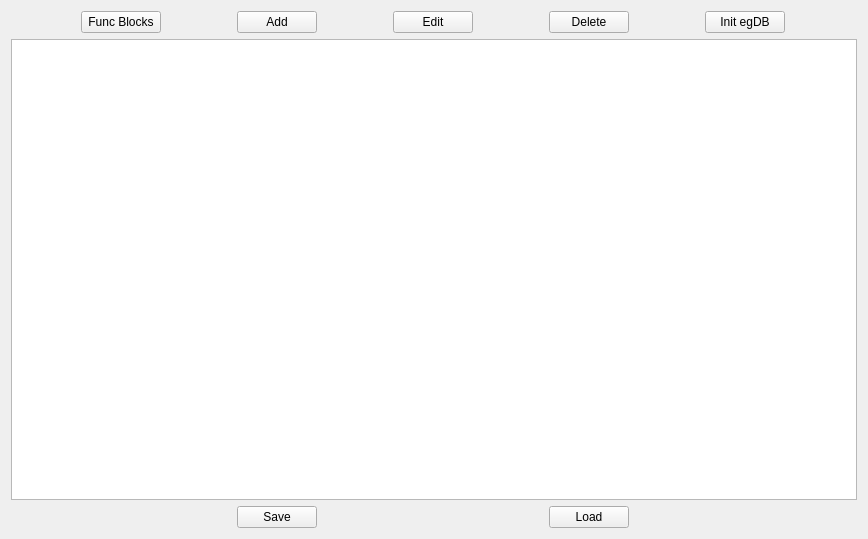
<?xml version="1.0" encoding="UTF-8"?>
<ui version="4.0">
 <class>References</class>
 <widget class="QWidget" name="References">
  <property name="geometry">
   <rect>
    <x>0</x>
    <y>0</y>
    <width>868</width>
    <height>539</height>
   </rect>
  </property>
  <property name="windowTitle">
   <string>Form</string>
  </property>
  <layout class="QVBoxLayout" name="verticalLayout">
   <item>
    <layout class="QHBoxLayout" name="horizontalLayout">
     <item>
      <widget class="QPushButton" name="addButton">
       <property name="sizePolicy">
        <sizepolicy hsizetype="Fixed" vsizetype="Fixed">
         <horstretch>0</horstretch>
         <verstretch>0</verstretch>
        </sizepolicy>
       </property>
       <property name="text">
        <string>Func Blocks</string>
       </property>
      </widget>
     </item>
     <item>
      <widget class="QPushButton" name="addProjectButton">
       <property name="sizePolicy">
        <sizepolicy hsizetype="Fixed" vsizetype="Fixed">
         <horstretch>0</horstretch>
         <verstretch>0</verstretch>
        </sizepolicy>
       </property>
       <property name="text">
        <string>Add</string>
       </property>
      </widget>
     </item>
     <item>
      <widget class="QPushButton" name="editProjectButton">
       <property name="sizePolicy">
        <sizepolicy hsizetype="Fixed" vsizetype="Fixed">
         <horstretch>0</horstretch>
         <verstretch>0</verstretch>
        </sizepolicy>
       </property>
       <property name="text">
        <string>Edit</string>
       </property>
      </widget>
     </item>
     <item>
      <widget class="QPushButton" name="deleteButton">
       <property name="sizePolicy">
        <sizepolicy hsizetype="Fixed" vsizetype="Fixed">
         <horstretch>0</horstretch>
         <verstretch>0</verstretch>
        </sizepolicy>
       </property>
       <property name="text">
        <string>Delete</string>
       </property>
      </widget>
     </item>
     <item>
      <widget class="QPushButton" name="initButton">
       <property name="sizePolicy">
        <sizepolicy hsizetype="Fixed" vsizetype="Fixed">
         <horstretch>0</horstretch>
         <verstretch>0</verstretch>
        </sizepolicy>
       </property>
       <property name="text">
        <string>Init egDB</string>
       </property>
      </widget>
     </item>
    </layout>
   </item>
   <item>
    <widget class="QTableView" name="tableView"/>
   </item>
   <item>
    <layout class="QHBoxLayout" name="horizontalLayout_2">
     <item>
      <widget class="QPushButton" name="saveButton">
       <property name="sizePolicy">
        <sizepolicy hsizetype="Fixed" vsizetype="Fixed">
         <horstretch>0</horstretch>
         <verstretch>0</verstretch>
        </sizepolicy>
       </property>
       <property name="text">
        <string>Save</string>
       </property>
      </widget>
     </item>
     <item>
      <widget class="QPushButton" name="loadButton">
       <property name="sizePolicy">
        <sizepolicy hsizetype="Fixed" vsizetype="Fixed">
         <horstretch>0</horstretch>
         <verstretch>0</verstretch>
        </sizepolicy>
       </property>
       <property name="text">
        <string>Load</string>
       </property>
      </widget>
     </item>
    </layout>
   </item>
  </layout>
 </widget>
 <resources/>
 <connections/>
</ui>
